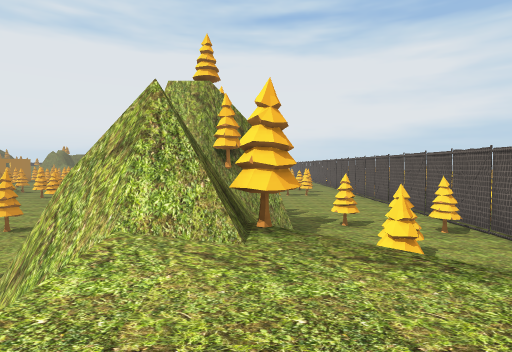
View 1 (above)

16 first-person views from a walk through a scene from a Unity 3-D project. The camera is 1.2 m above the floor, tilts 2° down and sees 80° across. The floor is counted in squares, 2 m on a side. Each view is taken from the middle of a square. On the plan, view 1 faces up. The plan holds only what a view shows up to about 9 squares ahead; the rest is blank. The place goes on beyond the plan. Some surface patterns are stand-ins.

View 2
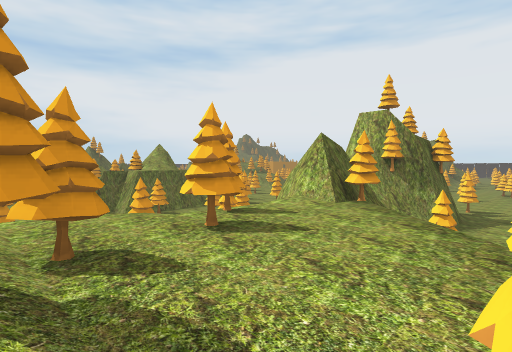

View 3
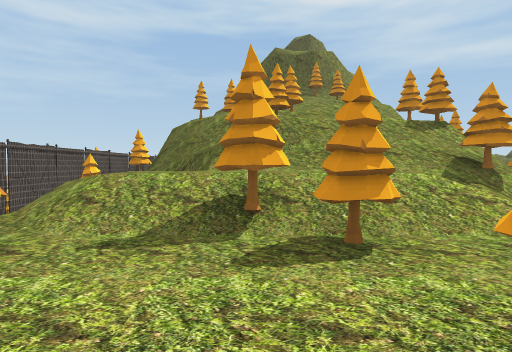

View 4
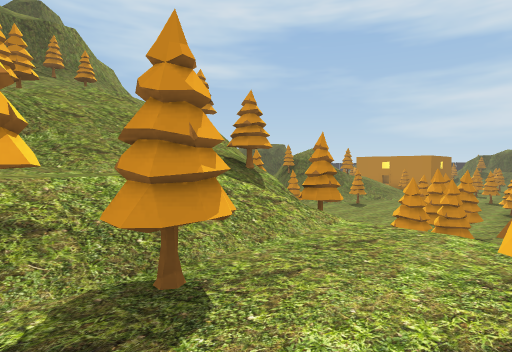

View 5
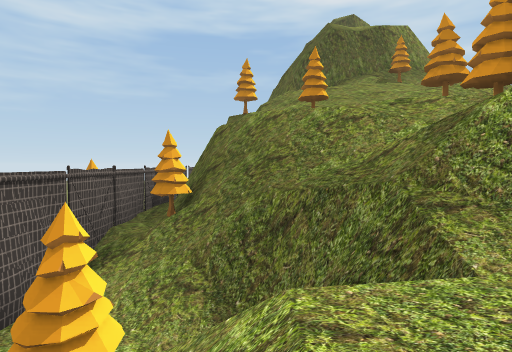

View 6
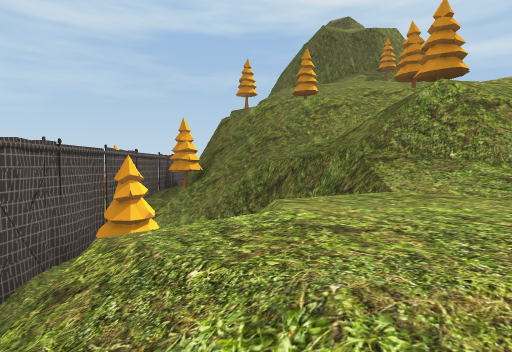

View 7
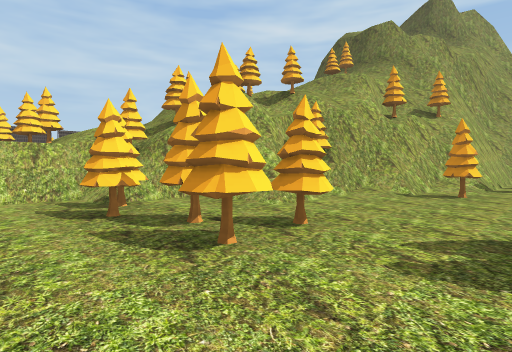

View 8
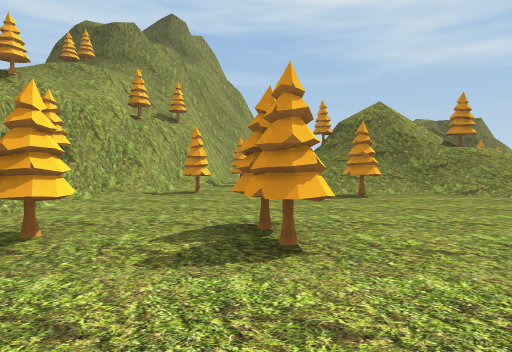

View 9
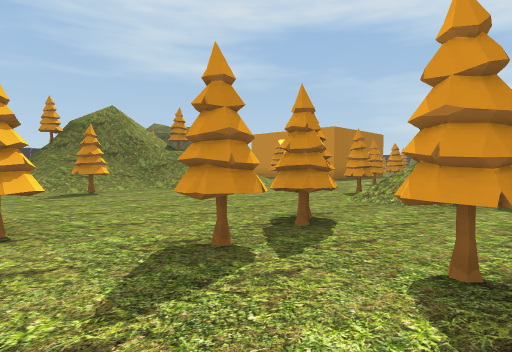

View 10
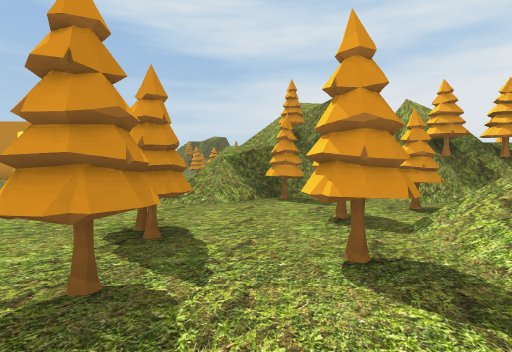

View 11
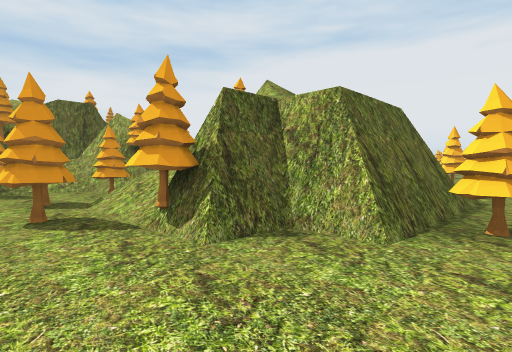

View 12
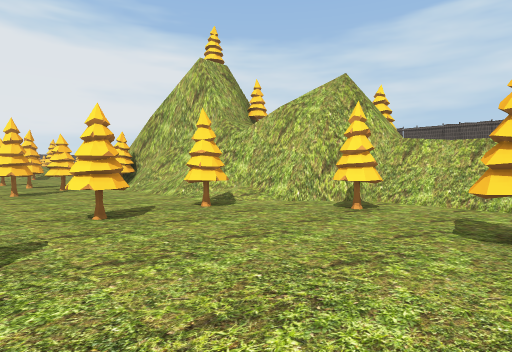

View 13
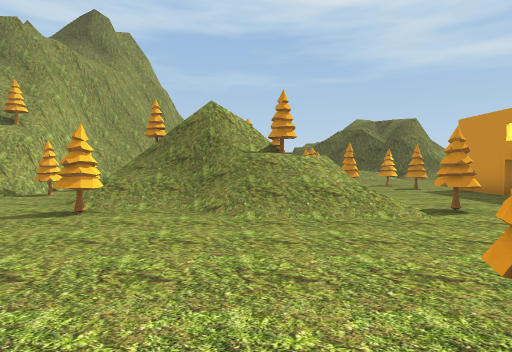

View 14
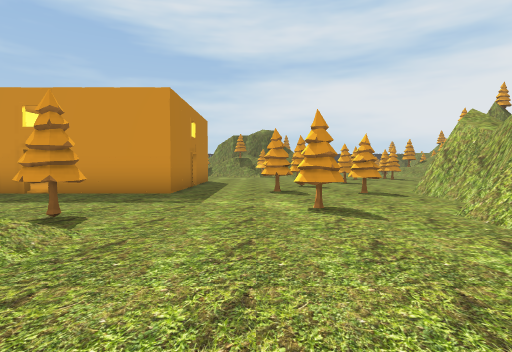

View 15
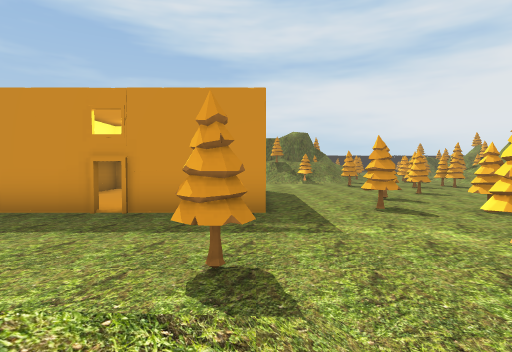

View 16
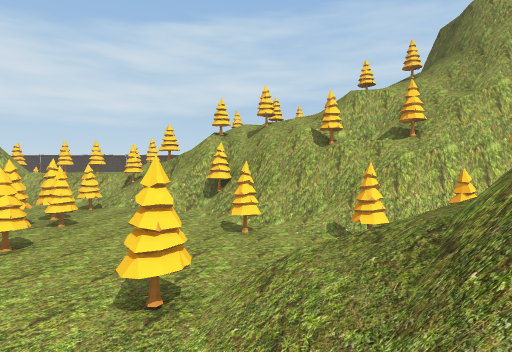

### Floor plan
Key: @ floor where view 1 was taken; # wall or solid block; x gap in a wall; . main floor; : floor 0.5 m higher than the main floor; + floor 2 m higher than the main floor; * floor 3 m higher than the main floor; / step, stairs or slope; = window, fence, low wall or low ledge; v drop or lower ground; T pine tree; O other object.
Columns run from 23 left of view 1 to 7 right of it. Each row starts with its distance up from view 1.
 12                  O
 11                  .
 10                  TT
  9                 ..T      ....
  8                 .TTT#    TT..#
  7                  T./#####..TT
  6                  ..//####TT.
  5       OO       ....=#= # TT.
  4          T     #.T.T####
  3         #T  =#=#.....####T
  2       ###TT   ##T...T##++
  1      ##//.T: ##......=#++=
  0     ##T/T.TTTT.....T//T@++
 -1 ..###/++#........... /+T++
 -2 .....#===/.TTT..T.TT=#+T++T
 -3 ..T.....T.....T.TTTTT#/TT///
 -4 T.T..T........T.T..#T//**///
 -5 ..T..............// T////////#
 -6 ..................#/////==/T/#
 -7 x##..TT////.T....=TvT//TT##//#O
 -8   #....///////.T##v/T  //////#
 -9   #....=T/#///..##///  T /=T/#
-10  .x.... T/##/ TT##///    T/#/O
-11  .#...    # T T###x //////  /#
-12   #           T##Tv   ////O /#

Positions as (right, up) in squares from view 1, and headings:
1: (0, 0), facing up
2: (3, -3), facing up-left
3: (1, 0), facing down
4: (1, -1), facing down-left
5: (3, -4), facing down
6: (3, -3), facing down
7: (-9, -1), facing down-right
8: (-9, -1), facing down
9: (-9, 0), facing down-left
10: (-9, -1), facing left
11: (-7, -1), facing up-left
12: (-7, 0), facing up-right
13: (-14, -2), facing down
14: (-14, -5), facing left
15: (-15, -7), facing left
16: (-14, -8), facing right
